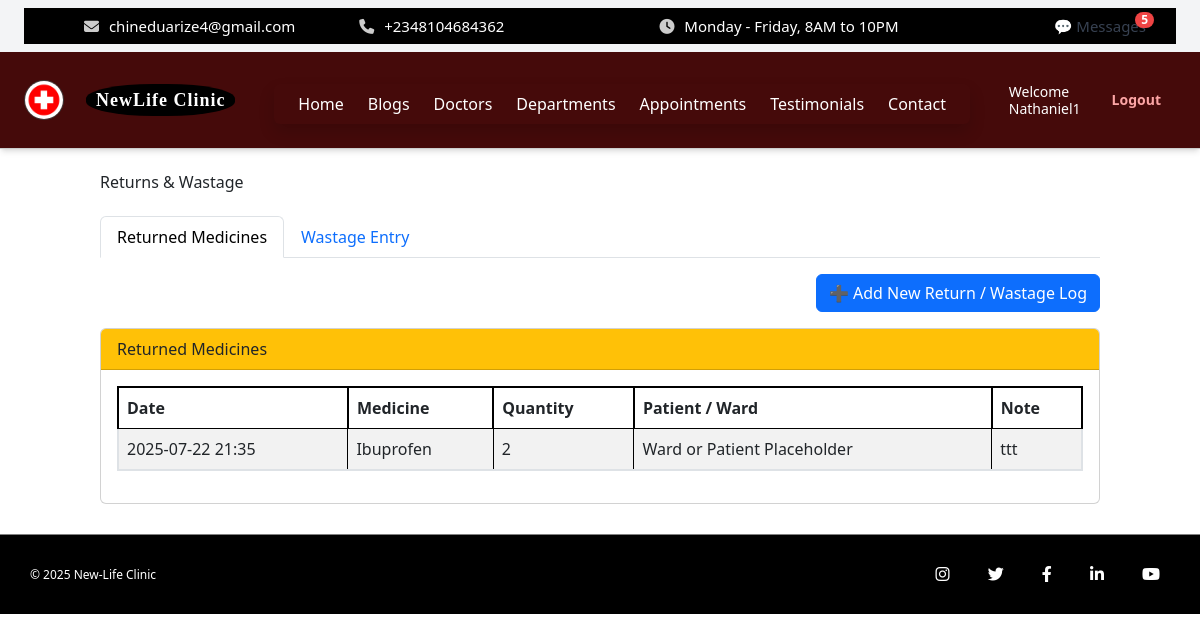
The page /pharmacist/returns-wastage/ (signed in) on the database its author committed.
### core/models.py (models this page shows, shortened)
class HeaderSettings(models.Model):
    hospital_name = models.CharField(max_length=100, default='My Hospital')
    logo = models.ImageField(upload_to='logos/', blank=True, null=True)
    menu_1 = models.CharField(max_length=50, default='Home')
    menu_2 = models.CharField(max_length=50, default='Services')
    menu_3 = models.CharField(max_length=50, default='Doctors')
    menu_4 = models.CharField(max_length=50, default='Departments')
    menu_5 = models.CharField(max_length=50, default='Appointments')
    menu_6 = models.CharField(max_length=50, default='About')
    menu_7 = models.CharField(max_length=50, default='Contact')
    email = models.EmailField(blank=True)
    phone = models.CharField(max_length=20, blank=True)
    working_hours = models.CharField(max_length=100, default="Monday - Friday, 8AM to 10PM")

class User(AbstractUser):
    ROLE_CHOICES = [
        ('admin', 'Admin'),
        ('doctor', 'Doctor'),
        ('nurse', 'Nurse'),
        ('receptionist', 'Receptionist'),
        ('pharmacist', 'Pharmacist'),
        ('labtech', 'Lab Technician'),
        ('patient', 'Patient'),
        ('cashier', 'Cashier'),
    ]
    role = models.CharField(max_length=20, choices=ROLE_CHOICES)

class FooterSettings(models.Model):
    copyright_text = models.CharField(max_length=255, default="© 2025 New-Life Clinic")
    instagram_url = models.URLField(blank=True, null=True)
    twitter_url = models.URLField(blank=True, null=True)
    facebook_url = models.URLField(blank=True, null=True)
    linkedin_url = models.URLField(blank=True, null=True)
    youtube_url = models.URLField(blank=True, null=True)

### pharmacist_panel/models.py (models this page shows, shortened)
class ReturnedMedicine(models.Model):
    date = models.DateTimeField(default=timezone.now)
    patient_or_ward = models.CharField(max_length=255)
    medicine = models.ForeignKey(Medicine, on_delete=models.CASCADE)
    quantity = models.PositiveIntegerField()
    note = models.TextField(blank=True, null=True)

class Medicine(models.Model):
    CATEGORY_CHOICES = [
        ('Antibiotic', 'Antibiotic'),
        ('Painkiller', 'Painkiller'),
        ('Antiseptic', 'Antiseptic'),
        ('Supplement', 'Supplement'),
    ]
    name = models.CharField(max_length=255)
    stock = models.PositiveIntegerField()
    batch_number = models.CharField(max_length=50)
    expiry_date = models.DateField()
    created_at = models.DateTimeField(auto_now_add=True)
    description = models.TextField(blank=True)
    category = models.CharField(max_length=50, choices=CATEGORY_CHOICES, null=True, blank=True)

### pharmacist_panel/views.py (the view)
# urls.py: path('returns-wastage/', views.returns_wastage, name='returns_wastage'),
@login_required
def returns_wastage(request):
    tab = request.GET.get('tab', 'returns')
    returned_medicines = ReturnedMedicine.objects.all().order_by('-date')
    wastage_entries = WastageEntry.objects.all().order_by('-date')
    medicines = Medicine.objects.all().order_by('name')
    context = {
        'tab': tab,
        'returned_medicines': returned_medicines,
        'wastage_entries': wastage_entries,
        'medicines': medicines,
    }
    return render(request, 'pharmacist_panel/returns_wastage.html', context)

### core/context_processors.py (called while the page is built)
def header_settings(request):
    try:
        settings = HeaderSettings.objects.first()
    except HeaderSettings.DoesNotExist:
        settings = None
    return {'header_settings': settings}

def footer_settings(request):
    footer = FooterSettings.objects.first()
    return {'footer_settings': footer}

def appointment_form_processor(request):
    return {
        'footer_appointment_form': AppointmentForm()
    }

def unread_message_context(request):
    context = {}
    if request.user.is_authenticated:
        unread_messages = Message.objects.filter(recipient=request.user, is_read=False)
        context['unread_count'] = unread_messages.count()
        context['unread_messages'] = unread_messages[:5]
    else:
        context['unread_count'] = 0
    unread_enquiries = Enquiry.objects.filter(is_read=False)
    context['unread_enquiry_count'] = unread_enquiries.count()
    context['unread_enquiries'] = unread_enquiries[:5]
    context['total_unread_count'] = context['unread_count'] + context['unread_enquiry_count']
    return context

def footer_form(request):
    return {
        'footer_appointment_form': AppointmentForm()
    }

### pharmacist_panel/templates/pharmacist_panel/returns_wastage.html (shortened to what this page needs)
{% extends 'core/base.html' %}
{% block content %}
<div class="container mt-4">
    <h2 class="mb-4">Returns & Wastage</h2>
    <ul class="nav nav-tabs mb-3" id="returnsTabs">
        <li class="nav-item">
            <a class="nav-link {% if tab == 'returns' or not tab %}active{% endif %}" href="?tab=returns">Returned Medicines</a>
        </li>
        <li class="nav-item">
            <a class="nav-link {% if tab == 'wastage' %}active{% endif %}" href="?tab=wastage">Wastage Entry</a>
        </li>
    </ul>
    <div class="text-end mb-3">
        <button class="btn btn-primary" data-bs-toggle="modal" data-bs-target="#logModal">
            ➕ Add New Return / Wastage Log
        </button>
    </div>
    {% if tab == 'wastage' %}
    <div class="card">
        <div class="card-header bg-danger text-white">Expired / Damaged Medicines</div>
        <div class="card-body">
            {% if wastage_entries %}
                <table class="table table-striped">
                    <thead>
                        <tr>
                            <th>Date</th>
                            <th>Medicine</th>
                            <th>Quantity</th>
                            <th>Note</th>
                        </tr>
                    </thead>
                    <tbody>
                        {% for entry in wastage_entries %}
                        <tr>
                            <td>{{ entry.date|date:"Y-m-d H:i" }}</td>
                            <td>{{ entry.medicine.name }}</td>
                            <td>{{ entry.quantity }}</td>
                            <td>{{ entry.note }}</td>
                        </tr>
                        {% endfor %}
                    </tbody>
                </table>
            {% else %}
                <p>No wastage entries found.</p>
            {% endif %}
        </div>
    </div>
    {% else %}
    <div class="card">
        <div class="card-header bg-warning text-dark">Returned Medicines</div>
        <div class="card-body">
            {% if returned_medicines %}
                <table class="table table-striped">
                    <thead>
                        <tr>
                            <th>Date</th>
                            <th>Medicine</th>
                            <th>Quantity</th>
                            <th>Patient / Ward</th>
                            <th>Note</th>
                        </tr>
                    </thead>
                    <tbody>
                        {% for returned in returned_medicines %}
                        <tr>
                            <td>{{ returned.date|date:"Y-m-d H:i" }}</td>
                            <td>{{ returned.medicine.name }}</td>
                            <td>{{ returned.quantity }}</td>
                            <td>{{ returned.patient_or_ward }}</td>
                            <td>{{ returned.note }}</td>
                        </tr>
                        {% endfor %}
                    </tbody>
                </table>
            {% else %}
                <p>No returned medicines found.</p>
            {% endif %}
        </div>
    </div>
    {% endif %}
</div>
{% endblock %}

### core/templates/core/base.html (shortened to what this page needs)
<!DOCTYPE html>
<html lang="en" class="dark">
{% load static %}
{% load widget_tweaks %}
<head>
  <link rel="stylesheet" href="{% static 'core/css/style.css' %}">
  <script src="https://cdn.tailwindcss.com"></script>
  <link rel="stylesheet" href="https://cdnjs.cloudflare.com/ajax/libs/font-awesome/6.4.0/css/all.min.css">
  <link href="https://cdn.jsdelivr.net/npm/bootstrap@5.3.0/dist/css/bootstrap.min.css" rel="stylesheet">
</head>
<body>
  <div class="fixed-header bg-gray-100 px-4 py-2 text-sm">
  <div class="topbar flex flex-wrap items-center justify-between gap-4 sm:gap-0">
    <div class="topbar-left flex flex-col sm:flex-row items-start sm:items-center gap-1 sm:gap-4 flex-wrap text-center sm:text-left">
      {% if header_settings.email %}
        <span><i class="fas fa-envelope"></i> {{ header_settings.email }}</span>
      {% endif %}
      {% if header_settings.phone %}
        <span><i class="fas fa-phone"></i> {{ header_settings.phone }}</span>
      {% endif %}
    </div>
    <div class="topbar-right flex flex-col sm:flex-row items-start sm:items-center gap-1 sm:gap-4 flex-wrap text-center sm:text-left">
      {% if header_settings.working_hours %}
        <span><i class="fas fa-clock"></i> {{ header_settings.working_hours }}</span>
      {% endif %}
    </div>
    <a href="{% url 'admin_panel:inbox' %}" class="relative text-gray-700 no-print whitespace-nowrap">
      💬 Messages
      {% if total_unread_count > 0 %}
        <span class="absolute -top-1 -right-2 bg-red-500 text-white text-xs font-bold rounded-full px-1.5">
          {{ total_unread_count }}
        </span>
      {% endif %}
    </a>
  </div>
</div>
    <header class="header-bar flex items-center justify-between flex-wrap bg-red-950 p-4 shadow-md w-full gap-4 sm:gap-0">
  <div class="logo-title flex items-center space-x-3 flex-shrink-0">
    {% if header_settings.logo %}
      <img src="{{ header_settings.logo.url }}" alt="Logo" class="logo-img h-10 w-10 object-cover">
    {% else %}
      <img src="{% static 'core/img/default_logo.png' %}" alt="Default Logo" class="logo-img h-10 w-10 object-cover">
    {% endif %}
    <span class="hospital-name font-bold text-lg leading-tight text-white">
      <span class="block">{{ header_settings.hospital_name_line1|default:"NewLife Clinic" }}</span>
    </span>
  </div>
  <div class="relative flex-1 flex justify-center sm:justify-center">
    <nav id="menu-content" class="hidden sm:flex absolute sm:static top-full mt-2 sm:mt-0 bg-red-800 sm:bg-transparent shadow sm:shadow-none rounded px-4 py-2 sm:p-0 sm:rounded-none z-50 overflow-x-auto whitespace-nowrap space-x-4 sm:space-x-6">
      <a href="{% url 'landing_page' %}" class="text-white hover:text-blue-400">Home</a>
      <a href="{% url 'blogs' %}" class="text-white hover:text-blue-400">Blogs</a>
      <a href="{% url 'doctors' %}" class="text-white hover:text-blue-400">Doctors</a>
      <a href="{% url 'departments' %}" class="text-white hover:text-blue-400">Departments</a>
      <a href="{% url 'appointment' %}" class="text-white hover:text-blue-400">Appointments</a>
      <a href="{% url 'testimonials' %}" class="text-white hover:text-blue-400">Testimonials</a>
      <a href="{% url 'contact' %}" class="text-white hover:text-blue-400">Contact</a>
    </nav>
  </div>
  <div class="auth-buttons flex items-center space-x-4 flex-shrink-0 text-sm">
    {% if request.path == '/' and not request.user.is_authenticated %}
      <a href="{% url 'login' %}" class="text-blue-300 hover:underline no-print">Login</a>
    {% elif request.user.is_authenticated %}
      <span class="text-white no-print text-sm leading-tight">Welcome<br>{{ request.user.username }}</span>
      <a href="{% url 'logout' %}" class="text-red-300 hover:underline no-print">Logout</a>
    {% endif %}
  </div>
</header>
  <main>
    {% block content %}{% endblock %}
  </main>
  {% block footer %}
<div class="bottom-footer" style="min-height: 80px; margin-bottom: 20px;">
  <div class="bottom-footer-content" style="display: flex; justify-content: space-between; align-items: center; height: 100%;">
    <div class="left">
      <p>{{ footer_settings.copyright_text|default:"© 2025 New-Life Clinic" }}</p>
    </div>
    <div class="right social-icons">
      {% if footer_settings.instagram_url %}
        <a href="{{ footer_settings.instagram_url }}" target="_blank"><i class="fab fa-instagram"></i></a>
      {% endif %}
      {% if footer_settings.twitter_url %}
        <a href="{{ footer_settings.twitter_url }}" target="_blank"><i class="fab fa-twitter"></i></a>
      {% endif %}
      {% if footer_settings.facebook_url %}
        <a href="{{ footer_settings.facebook_url }}" target="_blank"><i class="fab fa-facebook-f"></i></a>
      {% endif %}
      {% if footer_settings.linkedin_url %}
        <a href="{{ footer_settings.linkedin_url }}" target="_blank"><i class="fab fa-linkedin-in"></i></a>
      {% endif %}
      {% if footer_settings.youtube_url %}
        <a href="{{ footer_settings.youtube_url }}" target="_blank"><i class="fab fa-youtube"></i></a>
      {% endif %}
    </div>
  </div>
</div>
  {% endblock %}
</body>
</html>

### core/static/core/css/style.css (style rules this page uses)
body { font-family: Arial, sans-serif; background-color: #f9fafc; color: #333; }
html { scroll-behavior: smooth; }
.header-bar { display: flex; align-items: center; justify-content: space-between; background: white; padding: 15px 30px; border-bottom: 1px solid #ccc; }
.logo-title { display: flex; align-items: center; }
.logo-img { height: 65px; margin-right: 10px; border-radius: 50%; border: 1px solid rgb(61, 60, 60); }
.hospital-name { display: inline-block; background: black; padding: 5px 10px; color: white; font-family: 'Playfair Display', serif; border-radius: 45%; font-weight: 700; letter-spacing: 1px; line-height:1.0; margin-left: 10px; }
.auth-buttons a { padding: 8px 15px; border-radius: 5px; text-decoration: none; margin-left: 10px; font-weight: 600; }
.topbar { background-color: #000; color: white; display: flex; justify-content: space-between; padding: 8px 30px; font-size: 15px; font-family: 'Segoe UI', Tahoma, Geneva, Verdana, sans-serif; }
.topbar-left span, .topbar-right span { margin-right: 30px; }
.topbar-left span { margin-left: 30px; }
.topbar i { margin-right: 6px; color: #ccc; }
.btn-primary { background: #007bff; color: white; }
.bottom-footer { width: 100%; height: 15px; background-color: black; border-top: 1px solid grey; color: white; font-size: 12px; padding: 15px 30px; box-sizing: border-box; margin-top: 30px; }
.bottom-footer-content { display: flex; justify-content: space-between; align-items: center; }
.bottom-footer .social-icons a { color: white; margin-left: 15px; font-size: 14px; transition: color 0.3s; }
.social-icons i { color: white; font-size: 16px; margin: 0 10px; transition: color 0.3s ease; }
.social-icons a { text-decoration: none; }
.container { max-width: 900px; margin: 0 auto; }
table { border: 2px solid black; border-collapse: collapse; width: 100%; }
table thead th { background-color: #f0f8ff; color: #1D4ED8; border: 2px solid black; padding: 8px; text-align: left; transition: background-color 0.3s ease; }
table tbody td { border: 1px solid #000; padding: 8px; }

### rows shown on the page
HeaderSettings: email "chineduarize4@gmail.com", phone "+2348104684362", working_hours "Monday - Friday, 8AM to 10PM", logo (picture)
User: user.username "Nathaniel1"
ReturnedMedicine: date "2025-07-22 21:35", medicine.name "Ibuprofen", quantity "2", patient_or_ward "Ward or Patient Placeholder", note "ttt"
FooterSettings: copyright_text "© 2025 New-Life Clinic"

### other values the page prints
{{ total_unread_count }} "5"
{{ header_settings.hospital_name_line1|default:"NewLife Clinic" }} "NewLife Clinic"
